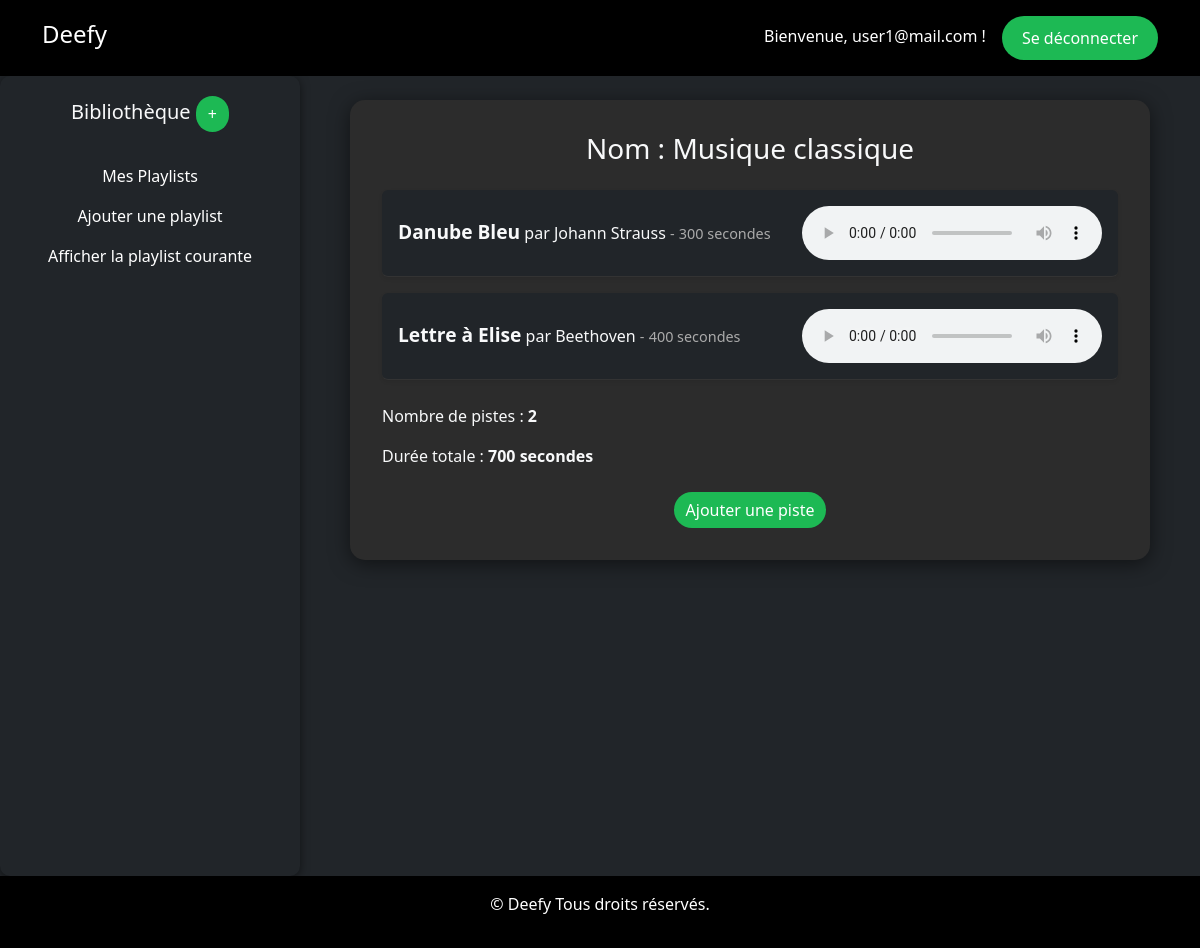
The page /?action=display-playlist&id=2 (signed in) on the database its author committed.
### tables this page shows
CREATE TABLE `playlist` (
                            `id` int(11) NOT NULL AUTO_INCREMENT,
                            `nom` varchar(100) NOT NULL,
                            PRIMARY KEY (`id`)
);

CREATE TABLE `track` (
                         `id` int(11) NOT NULL AUTO_INCREMENT,
                         `titre` varchar(100) NOT NULL,
                         `genre` varchar(30) DEFAULT NULL,
                         `duree` int(3) DEFAULT NULL,
                         `filename` varchar(100) DEFAULT NULL,
                         `type` varchar(30) DEFAULT NULL,
                         `artiste_album` varchar(30) DEFAULT NULL,
                         `titre_album` varchar(30) DEFAULT NULL,
                         `annee_album` int(4) DEFAULT NULL,
                         `numero_album` int(11) DEFAULT NULL,
                         `auteur_podcast` varchar(100) DEFAULT NULL,
                         `date_posdcast` date DEFAULT NULL,
                         PRIMARY KEY (`id`)
);

### src/classes/action/Action.php (called while the page is built, shortened)
<?php
abstract class Action {
    protected ?string $http_method = null;
    public function __construct(){
        $this->http_method = $_SERVER['REQUEST_METHOD'];
    }
    public function execute() : string
    {
        switch ($this->http_method) {
            case "GET":
                return $this->get();
        }
    }
}

### index.php (called while the page is built, shortened)
<?php
$action = new D\Dispatcher();
$action->run();

### src/classes/audio/lists/AudioList.php (called while the page is built, shortened)
<?php
class AudioList
{
    public function __construct(string $nom, int $id = 0, array $pistes = [])
    {
        $this->nom = $nom;
        $this->nbPistes = count($pistes);
        $this->duree = $this->calculerDureePiste($pistes);
    }
    public function calculerDureePiste(array $pistes): int
    {
        $duree = 0;
        foreach ($pistes as $piste) {
            $duree += $piste->__get('duree');
        }
        return $duree;
    }
    public function __get(string $at)
    {
        if (property_exists($this, $at)) {
            return $this->$at;
        }
        throw new InvalidPropertyNameException("$at : invalid property");
    }
}
?>

### src/classes/repository/DeefyRepository.php (called while the page is built, shortened)
<?php
class DeefyRepository
{
    private \PDO $pdo;
    private static ?DeefyRepository $instance = null;
    private static array $config = [];
    private function __construct(array $conf)
    {
        $this->pdo = new \PDO($conf['dsn'], $conf['user'], $conf['pass'],
            [\PDO::ATTR_ERRMODE => \PDO::ERRMODE_EXCEPTION]);
    }
    public static function setConfig(string $file)
    {
        $conf = parse_ini_file($file);
        self::$config = $conf;
    }
    public static function getInstance() : DeefyRepository
    {
        if (is_null(self::$instance)) {
            self::$instance = new DeefyRepository(self::$config);
        }
        return self::$instance;
    }
    public function findPlaylistById(int $id): Playlist
    {
        $query = "SELECT id, nom FROM playlist WHERE id = :id";
        $stmt = $this->pdo->prepare($query);
        $stmt->execute(['id' => $id]);
        $data = $stmt->fetch();
        if ($data) {
            $listeTrack = $this->findTrack2Playlist($id);
            return new Playlist($data['nom'], $data['id'], $listeTrack);
        } else {
            throw new PlaylistNotFoundException("Playlist introuvable");
        }
    }
    public function findTrack2Playlist(int $idPlaylist): array
    {
        $query = "SELECT * FROM playlist2track pt INNER JOIN track t ON pt.id_track = t.id WHERE pt.id_pl = :id ORDER BY no_piste_dans_liste";
        $stmt = $this->pdo->prepare($query);
        $stmt->execute(['id' => $idPlaylist]);
        $listTracks = [];
        while ($data = $stmt->fetch()) {
            if ($data['type'] === 'A') {
                $track = new AlbumTrack(
                    $data['titre'],
                    $data['filename'],
                    $data['titre_album'],
                    $data['annee_album'],
                    $data['no_piste_dans_liste'],
                    $data['artiste_album'],
                    $data['duree'],
                    $data['genre'],
                    $data['id']
                );
            }
            $listTracks[] = $track;
        }
        return $listTracks;
    }
}

### src/classes/auth/Authz.php (called while the page is built, shortened)
<?php
class Authz
{
    public static function checkPlaylistOwner(int $id) : bool
    {
        $user = AuthnProvider::getSignedInUser();
        $repository = DeefyRepository::getInstance();
        if($repository->isPlaylistOwner($id,$user->id)){
            return true;
        }
        return false;
    }
}

### src/classes/render/AudioTrackRenderer.php (called while the page is built, shortened)
<?php
abstract class AudioTrackRenderer implements Renderer
{
    public function __construct($audio)
    {
        $this->audio = $audio;
    }
    public function render(int $selector): string
    {
        $res = '';
        if ($selector === Renderer::COMPACT) {
            $res = $this->renderCompact();
        } elseif ($selector === Renderer::LONG) {
            $res = $this->renderLong();
        }
        return $res;
    }
}
?>

### src/classes/audio/tracks/AudioTrack.php (called while the page is built, shortened)
<?php
class AudioTrack
{
    public function __construct(string $titre, string $nomFichier)
    {
        $this->titre = $titre;
        $this->nomFichier = $nomFichier;
    }
    public function __get(string $at)
    {
        if (property_exists($this, $at)) {
            return $this->$at;
        }
        throw new InvalidPropertyNameException("$at : invalid property");
    }
}
?>

### src/classes/audio/tracks/AlbumTrack.php (called while the page is built, shortened)
<?php
class AlbumTrack extends AudioTrack
{
    public function __construct(
        string $titre,
        string $nomFichier,
        string $album,
        string $annee,
        int $numeroPiste,
        string $auteur = 'inconnu',
        int $duree = 0,
        string $genre = 'inconnu',
        int $id = 0
    ) {
        $this->auteur = $auteur;
        $this->duree = $duree;
    }
}
?>

### src/classes/render/AlbumTrackRenderer.php (the view, shortened to what this page needs)
<?php
class AlbumTrackRenderer extends AudioTrackRenderer
{
    protected function renderCompact(): string
    {
        return <<<HTML
<div class="track-item mb-3 p-3 bg-dark text-light rounded shadow-sm d-flex flex-column flex-md-row align-items-md-center">
    <div class="track-info flex-grow-1">
        <strong>{$this->audio->titre}</strong> par {$this->audio->auteur}
        <span>-</span>
        <span>{$this->audio->duree} secondes</span>
    </div>
    <audio controls class="mt-3 mt-md-0 ml-md-3 audio-playe"><source src='../../../audio/{$this->audio->nomFichier}' type='audio/mpeg'></audio>
</div>
HTML;
    }
}
?>

### src/classes/render/AudioListRenderer.php (shortened to what this page needs)
<?php
class AudioListRenderer implements Renderer
{
    private $audioList;
    public function __construct($audioList)
    {
        $this->audioList = $audioList;
    }
    public function render(int $selector = Renderer::COMPACT): string
    {
        $res = <<<HTML
<h1 class="h3 mb-4 text-center">Nom : {$this->audioList->nom}</h1>
HTML;
        foreach ($this->audioList->pistes as $value) {
            $renderValue = $value->getRenderer();
            $res .= $renderValue->render(Renderer::COMPACT) . "\n";
        }
        $res .= "<p class=\"mt-4\">Nombre de pistes : <strong>{$this->audioList->nbPistes}</strong></p>\n";
        $res .= "<p>Durée totale : <strong>{$this->audioList->duree} secondes</strong></p>\n";
        return $res;
    }
}

### css/styles.css (style rules this page uses)
body { background-color: #121212; color: white; }
.track-item { display: flex; justify-content: space-between; align-items: center; padding: 1rem; border-bottom: 1px solid #333; }
.track-item strong { font-size: 1.2rem; }
.track-item span { font-size: 0.9rem; color: #aaa; }

### rows shown on the page
playlist: nom "Musique classique", id "2"
track: titre "Danube Bleu", artiste_album "Johann Strauss", duree "300"
track: titre "Lettre à Elise", artiste_album "Beethoven", duree "400"

### other values the page prints
$userName "user1@mail.com"
$this->audioList->duree "700"
